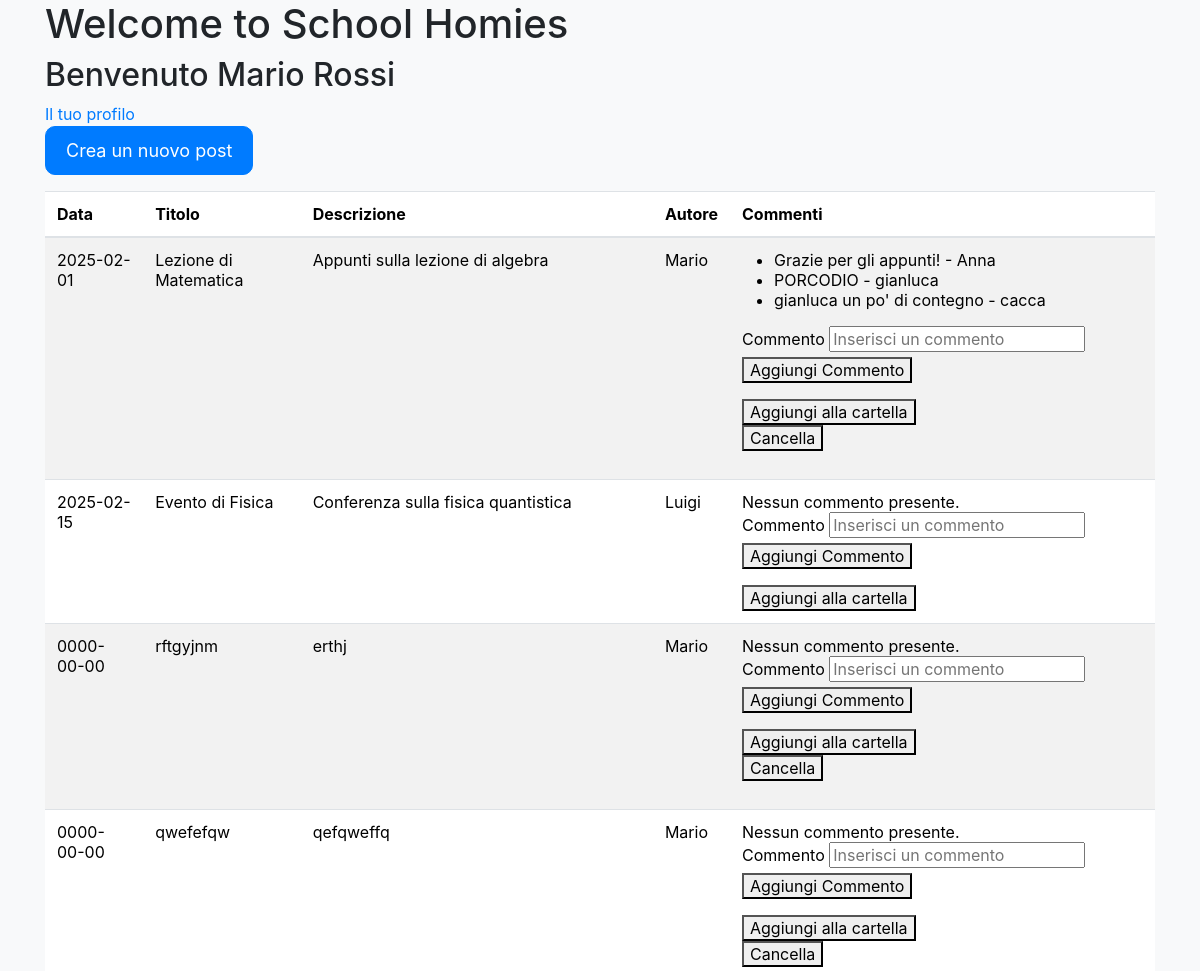
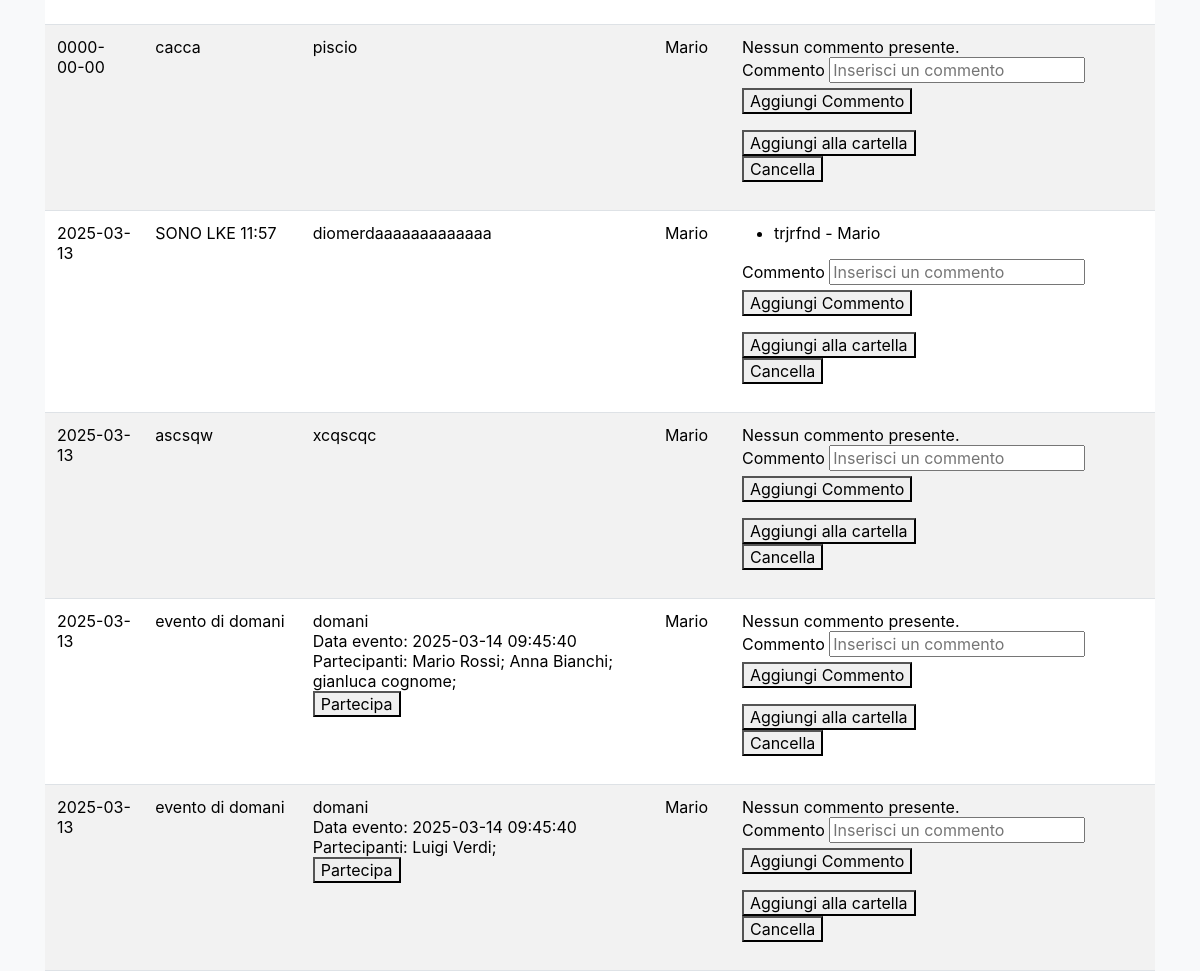
/index.php (signed in), run on the app's committed database (2 pictures, top to bottom).
### tables this page shows
CREATE TABLE `posts` (
  `id_post` int(11) NOT NULL,
  `type_post` int(11) NOT NULL COMMENT '1: post semplice\r\n2:evento\r\n3:appunti\r\n4:richiesta appunti',
  `date` date NOT NULL,
  `title` varchar(255) NOT NULL,
  `description` varchar(255) NOT NULL,
  `date_event` datetime DEFAULT NULL,
  `id_user` int(11) DEFAULT NULL,
  `path_folder` int(11) NOT NULL
);

CREATE TABLE `users` (
  `id_user` int(11) NOT NULL,
  `email` varchar(255) NOT NULL,
  `password` varchar(255) NOT NULL,
  `is_verified` tinyint(1) NOT NULL DEFAULT 0,
  `name` varchar(255) NOT NULL,
  `surname` varchar(255) NOT NULL,
  `bio` varchar(255) DEFAULT NULL,
  `user_type` varchar(255) NOT NULL
);

CREATE TABLE `comments` (
  `id_comment` int(11) NOT NULL,
  `text` varchar(255) NOT NULL,
  `id_user` int(11) DEFAULT NULL,
  `id_post` int(11) DEFAULT NULL
);

### takeData/takePosts.php (called while the page is built, shortened)
<?php
include "./include/connessione.inc";
$stmtPosts = $conn->prepare("SELECT p.id_post, p.type_post, p.date, p.title, p.description, p.date_event, u.name, p.id_user from users as u, posts as p WHERE p.id_user=u.id_user");
$stmtPosts->execute();
$resultPosts = $stmtPosts->get_result();
?>

### takeData/takeComments.php (called while the page is built)
<?php
$stmtComments = $conn->prepare("SELECT c.text, u.name FROM comments as c, users as u WHERE id_post = $postRow[id_post] AND c.id_user = u.id_user");
$stmtComments->execute();
$resultComments = $stmtComments->get_result();
?>

### takeData/takePartecipants.php (called while the page is built, shortened)
<?php
    $stmtPartecipant = $conn->prepare("SELECT u.name, u.surname FROM users as u, partecipantsEvents as pu WHERE pu.id_event = ? AND pu.id_partecipant = u.id_user");
    $stmtPartecipant->bind_param("i", $postRow['id_post']);
    $stmtPartecipant->execute();
    $partecipantResult = $stmtPartecipant->get_result();
?>

### gestionePost/addToFolder.php (the view, shortened to what this page needs)
<button id="openPopup-<?php echo $postRow['id_post']; ?>">Aggiungi alla cartella</button>

### include/start.inc (shortened to what this page needs)
<html>
    <head>
         <link href="https://cdn.jsdelivr.net/npm/bootstrap@5.3.3/dist/css/bootstrap.min.css" rel="stylesheet">
        <link rel="stylesheet" href="https://cdnjs.cloudflare.com/ajax/libs/font-awesome/6.5.1/css/all.min.css">
    </head>
    <body>
        <div class="container -fluid">
        <table class="table table-striped">

### index.php (shortened to what this page needs)
<?php include "./include/start.inc"; ?>
<h1>Welcome to School Homies</h1>
<?php
if (isset($_SESSION['email'])) {
    echo "<h2>Benvenuto " . $_SESSION['name'] . " " . $_SESSION["surname"] . "</h2>";
    echo "<a href='profile.php'>Il tuo profilo</a>";
    include 'form/formPost.php';
    echo ' <button type="button" class="btn btn-primary" data-toggle="modal" data-target="#postModal">Crea un nuovo post</button>';
} else {
    echo "Devi effettuare il login per accedere a questa pagina.</br>";
    echo "<a href='login.php'>Login</a> </br>";
    echo "<a href='registrazione.php'>Registrati</a></br>";
    die();
}
include "./takeData/takeposts.php";
include "./takeData/showData/showPosts.php";
?>
</body>
<?php include "./include/end.inc"; ?>
</html>

### form/formPost.php (shortened to what this page needs)
<!DOCTYPE html>
<html lang="it">
<head>
    <link rel="stylesheet" href="https://stackpath.bootstrapcdn.com/bootstrap/4.5.2/css/bootstrap.min.css">
</head>
<body>
</body>
</html>

### takeData/showData/showPosts.php (shortened to what this page needs)
<link href="path/to/local/bootstrap.min.css" rel="stylesheet">
<?php
if ($resultPosts->num_rows > 0): ?>
    <table class='table table-striped'>
        <thead>
            <tr>
                <th>Data</th>
                <th>Titolo</th>
                <th>Descrizione</th>
                <th>Autore</th>
                <th>Commenti</th>
            </tr>
        </thead>
        <tbody>
            <?php while ($postRow = $resultPosts->fetch_assoc()): ?>
                <tr>
                    <td><?= htmlspecialchars($postRow['date']) ?></td>
                    <td><?= htmlspecialchars($postRow['title']) ?></td>
                    <td>
                        <?= htmlspecialchars($postRow['description']) ?>
                        <?php if ($postRow['type_post'] == 2): ?>
                            <br>Data evento: <?= htmlspecialchars($postRow['date_event']) ?>
                            <?php include "./takeData/takePartecipants.php"; ?>
                            <br>Partecipanti:
                            <?php while ($partecipantRow = $partecipantResult->fetch_assoc()): ?>
                                <?= htmlspecialchars($partecipantRow['name']) ?> <?= htmlspecialchars($partecipantRow['surname']) ?>;
                            <?php endwhile; ?>
                                <form class="partecipateForm" method="post">
                                <button>Partecipa</button>
                            </form>
                        <?php elseif ($postRow['type_post'] == 3): ?>
                            <br>Extra field 3: <?= htmlspecialchars($postRow['extra_field_3']) ?>
                        <?php endif; ?>
                    </td>
                    <td><?= htmlspecialchars($postRow['name']) ?></td>
                    <td>
                        <?php include "./takeData/showData/showComments.php";
                            include "./form/formComment.php";
                            include "./gestionePost/addToFolder.php";
                            if ($postRow['id_user'] == $_SESSION['id_user']): ?>
                                <form method="post" action="./gestionePost/deletePost.php">
                                    <button type="submit">Cancella</button>
                                </form>
                            <?php endif; ?>
                    </td>
                </tr>
            <?php endwhile; ?>
        </tbody>
    </table>
<?php else: ?>
    <p>Nessun post presente.</p>
<?php endif; ?>

### takeData/showData/showComments.php
<?php
include "./takeData/takecomments.php";
if ($resultComments->num_rows > 0) {
    echo "<ul>";
    while ($commentRow = $resultComments->fetch_assoc()) {
        echo "<li>" . htmlspecialchars($commentRow['text']) . " - " . htmlspecialchars($commentRow['name']) . "</li>";
    }
    echo "</ul>";
} else {
    echo "Nessun commento presente.";
}
?>

### form/formComment.php (shortened to what this page needs)
<form action="./gestionePost/addComment.php" method="post">
    <label for="comment">Commento</label>
    <input type="text" name="comment" id="text" placeholder="Inserisci un commento">
    <button type="submit">Aggiungi Commento</button>
</form>

### include/end.inc (shortened to what this page needs)
        </body>
</html>

### include/start.inc (style rules this page uses)
td { border: solid black 1px; }

### form/formPost.php (style rules this page uses)
body { background-color: #f8f9fa; display: flex; justify-content: center; height: 100vh; }
.btn-primary { padding: 10px 20px; font-size: 18px; border-radius: 10px; transition: background 0.3s ease; }

### data on the page
posts: date "2025-02-01", title "Lezione di Matematica", description "Appunti sulla lezione di algebra", id_user.name "Mario"
comments: text "Grazie per gli appunti!", id_user.name "Anna"
comments: text "PORCODIO", id_user.name "gianluca"
comments: text "gianluca un po' di contegno", id_user.name "cacca"
posts: date "2025-02-15", title "Evento di Fisica", description "Conferenza sulla fisica quantistica", id_user.name "Luigi", shows "Nessun commento presente."
posts: date "0000-00-00", title "rftgyjnm", description "erthj", id_user.name "Mario", type_post "Nessun commento presente."
posts: date "0000-00-00", title "qwefefqw", description "qefqweffq", id_user.name "Mario", shows "Nessun commento presente."
posts: date "0000-00-00", title "cacca", description "piscio", id_user.name "Mario", shows "Nessun commento presente."
posts: date "2025-03-13", title "SONO LKE 11:57", description "diomerdaaaaaaaaaaaaa", id_user.name "Mario"
comments: text "trjrfnd", id_user.name "Mario"
posts: date "2025-03-13", title "ascsqw", description "xcqscqc", id_user.name "Mario", shows "Nessun commento presente."
posts: date "2025-03-13", title "evento di domani", description "domani", date_event "2025-03-14 09:45:40", id_user.name "Mario", shows "Nessun commento presente."
users: name "Mario", surname "Rossi"
users: name "Anna", surname "Bianchi"
users: name "gianluca", surname "cognome"
posts: date "2025-03-13", title "evento di domani", description "domani", date_event "2025-03-14 09:45:40", id_user.name "Mario", shows "Nessun commento presente."
users: name "Luigi", surname "Verdi"

### other printed values
$_SESSION['name'] "Mario"
$_SESSION["surname"] "Rossi"
